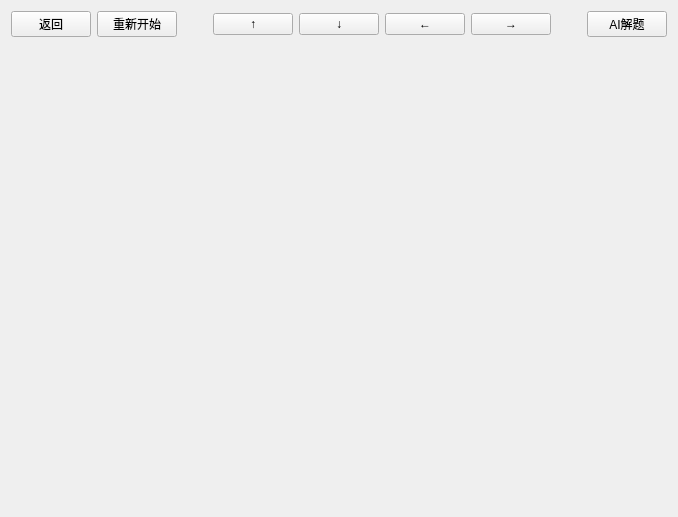
<?xml version="1.0" encoding="UTF-8"?>
<ui version="4.0">
 <class>game</class>
 <widget class="QWidget" name="game">
  <property name="geometry">
   <rect>
    <x>0</x>
    <y>0</y>
    <width>678</width>
    <height>517</height>
   </rect>
  </property>
  <property name="windowTitle">
   <string>Form</string>
  </property>
  <layout class="QGridLayout" name="gridLayout">
   <item row="0" column="0">
    <widget class="QPushButton" name="back">
     <property name="text">
      <string>返回</string>
     </property>
    </widget>
   </item>
   <item row="0" column="1">
    <widget class="QPushButton" name="restart">
     <property name="text">
      <string>重新开始</string>
     </property>
    </widget>
   </item>
   <item row="0" column="2">
    <spacer name="horizontalSpacer">
     <property name="orientation">
      <enum>Qt::Horizontal</enum>
     </property>
     <property name="sizeHint" stdset="0">
      <size>
       <width>81</width>
       <height>20</height>
      </size>
     </property>
    </spacer>
   </item>
   <item row="0" column="3">
    <widget class="QPushButton" name="up">
     <property name="text">
      <string>↑</string>
     </property>
    </widget>
   </item>
   <item row="0" column="4">
    <widget class="QPushButton" name="down">
     <property name="text">
      <string>↓</string>
     </property>
    </widget>
   </item>
   <item row="0" column="5">
    <widget class="QPushButton" name="left">
     <property name="text">
      <string>←</string>
     </property>
    </widget>
   </item>
   <item row="0" column="6">
    <widget class="QPushButton" name="right">
     <property name="text">
      <string>→</string>
     </property>
    </widget>
   </item>
   <item row="0" column="7">
    <spacer name="horizontalSpacer_2">
     <property name="orientation">
      <enum>Qt::Horizontal</enum>
     </property>
     <property name="sizeHint" stdset="0">
      <size>
       <width>80</width>
       <height>20</height>
      </size>
     </property>
    </spacer>
   </item>
   <item row="0" column="8">
    <widget class="QPushButton" name="AI">
     <property name="text">
      <string>AI解题</string>
     </property>
    </widget>
   </item>
   <item row="1" column="0" colspan="9">
    <widget class="QWidget" name="paint" native="true"/>
   </item>
  </layout>
 </widget>
 <resources/>
 <connections/>
</ui>
